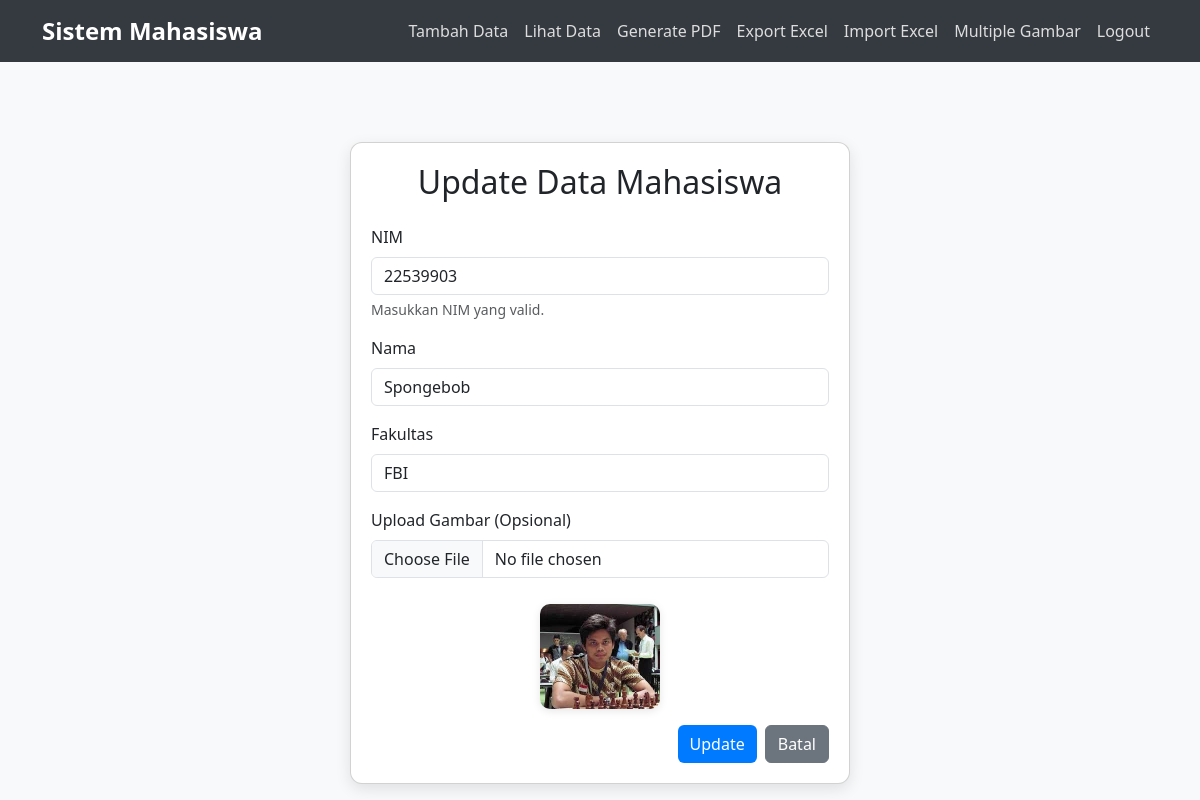
Screenshot of /update.php?nim=22539903 (signed in) with the database file from the repository.
### tables this page shows
CREATE TABLE `firdaus` (
  `NIM` bigint(20) NOT NULL,
  `NAMA` varchar(50) NOT NULL,
  `FAKULTAS` varchar(50) NOT NULL,
  `gambar` varchar(255) DEFAULT NULL,
  `tanggal_input` date DEFAULT NULL
);

### update.php (the view, shortened to what this page needs)
<?php
$conn = new mysqli("localhost", "root", "", "gusti");
$nim = $nama = $fakultas = $gambar_lama = "";
if (isset($_GET['nim'])) {
    $original_nim = $conn->real_escape_string($_GET['nim']);
    $sql = "SELECT * FROM firdaus WHERE NIM='$original_nim'";
    $result = $conn->query($sql);
    if ($result->num_rows > 0) {
        $row = $result->fetch_assoc();
        $nim = $row['NIM'];
        $nama = $row['NAMA'];
        $fakultas = $row['FAKULTAS'];
        $gambar_lama = $row['gambar'];
    } else {
        echo "Data tidak ditemukan.";
        exit();
    }
}
?>
<!DOCTYPE html>
<html lang="en">
<head>
    <link href="https://cdn.jsdelivr.net/npm/bootstrap@5.3.0-alpha1/dist/css/bootstrap.min.css" rel="stylesheet">
</head>
<body>
    <nav class="navbar navbar-expand-lg navbar-dark">
        <div class="container">
            <a class="navbar-brand" href="#">Sistem Mahasiswa</a>
            <div class="collapse navbar-collapse" id="navbarNav">
                <ul class="navbar-nav ms-auto">
                    <li class="nav-item"><a class="nav-link" href="form_input.php">Tambah Data</a></li>
                    <li class="nav-item"><a class="nav-link" href="index.php">Lihat Data</a></li>
                    <li class="nav-item"><a class="nav-link" href="filter.php">Generate PDF</a></li>
                    <li class="nav-item"><a class="nav-link" href="export_excel.php">Export Excel</a></li>
                    <li class="nav-item"><a class="nav-link" href="import_excel.php">Import Excel</a></li>
                    <li class="nav-item"><a class="nav-link" href="index1.php">Multiple Gambar</a></li>
                    <li class="nav-item"><a class="nav-link" href="logout.php">Logout</a></li>
                </ul>
            </div>
        </div>
    </nav>
    <div class="container main-container">
        <div class="card">
            <h2 class="text-center mb-4">Update Data Mahasiswa</h2>
            <form method="POST" action="update.php" enctype="multipart/form-data">
                <div class="mb-3">
                    <label for="nim" class="form-label">NIM</label>
                    <input type="text" class="form-control" id="nim" name="nim"
                           value="<?php echo htmlspecialchars($nim); ?>" required>
                    <div class="form-text">Masukkan NIM yang valid.</div>
                </div>
                <div class="mb-3">
                    <label for="nama" class="form-label">Nama</label>
                    <input type="text" class="form-control" id="nama" name="nama"
                           value="<?php echo htmlspecialchars($nama); ?>" required>
                </div>
                <div class="mb-3">
                    <label for="fakultas" class="form-label">Fakultas</label>
                    <input type="text" class="form-control" id="fakultas" name="fakultas"
                           value="<?php echo htmlspecialchars($fakultas); ?>" required>
                </div>
                <div class="mb-3">
                    <label for="gambar" class="form-label">Upload Gambar (Opsional)</label>
                    <input type="file" class="form-control" id="gambar" name="gambar">
                    <?php if (!empty($gambar_lama)): ?>
                        <div class="text-center mt-3">
                            <img src="uploads/<?php echo htmlspecialchars($gambar_lama); ?>"
                                 alt="Gambar Lama" width="120">
                        </div>
                    <?php endif; ?>
                </div>
                <div class="d-flex justify-content-end">
                    <button type="submit" class="btn btn-primary me-2">Update</button>
                    <a href="index.php" class="btn btn-secondary">Batal</a>
                </div>
            </form>
        </div>
    </div>
</body>
</html>

### update.php (style rules this page uses)
body { background-color: #f8f9fa; }
.navbar { background-color: #343a40; }
.navbar-brand { font-weight: bold; font-size: 1.5rem; }
.nav-link { color: #ddd !important; transition: color 0.3s; }
.main-container { padding-top: 80px; }
.card { padding: 20px; border-radius: 12px; box-shadow: 0 5px 15px rgba(0, 0, 0, 0.1); background-color: #fff; max-width: 500px; margin: auto; }
.btn-primary { background-color: #007bff; border: none; transition: background-color 0.3s; }
img { margin-top: 10px; border-radius: 10px; box-shadow: 0 2px 8px rgba(0, 0, 0, 0.1); }

### rows the page displays
firdaus: nim "22539903", nama "Spongebob", fakultas "FBI", gambar (picture)
